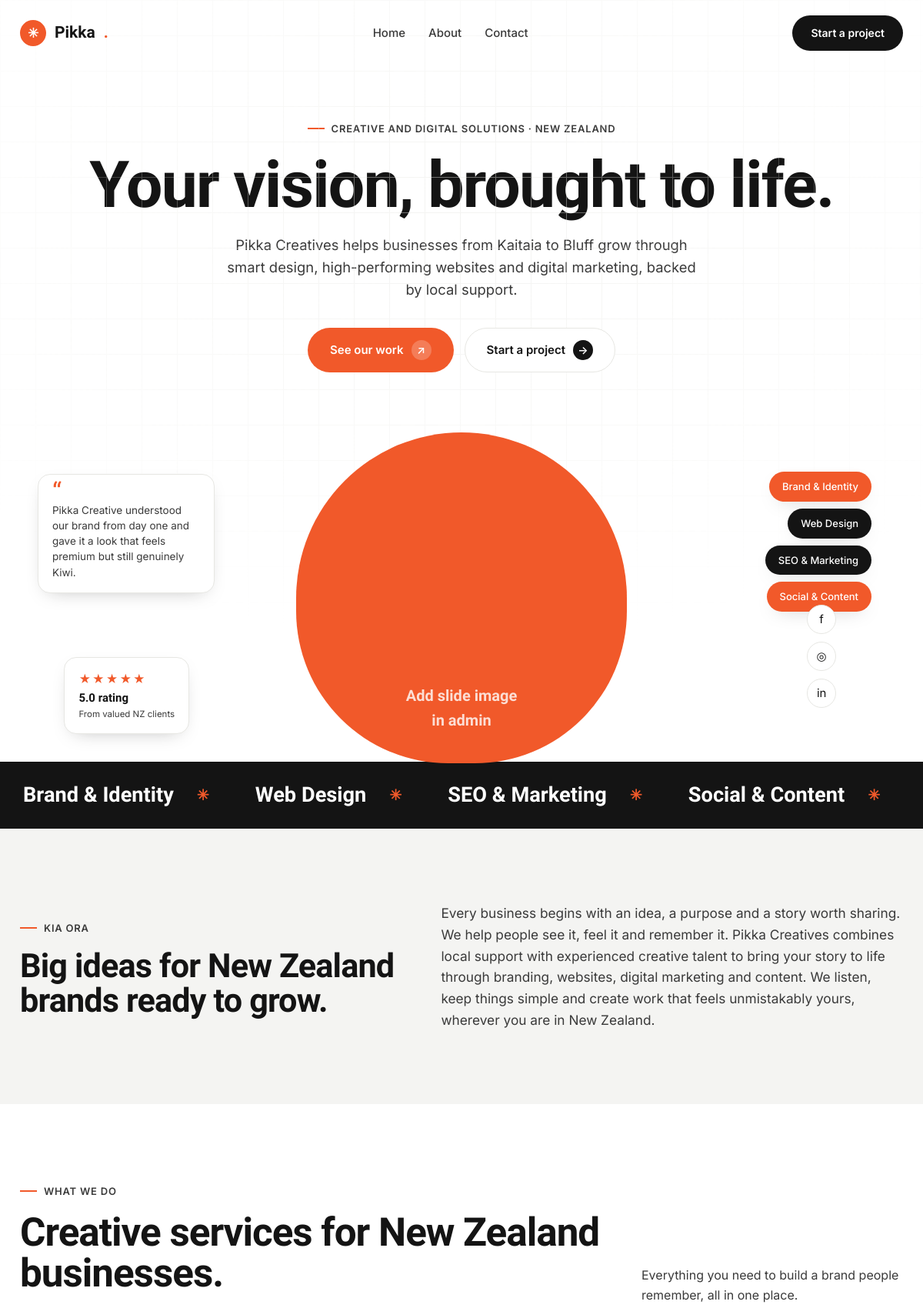
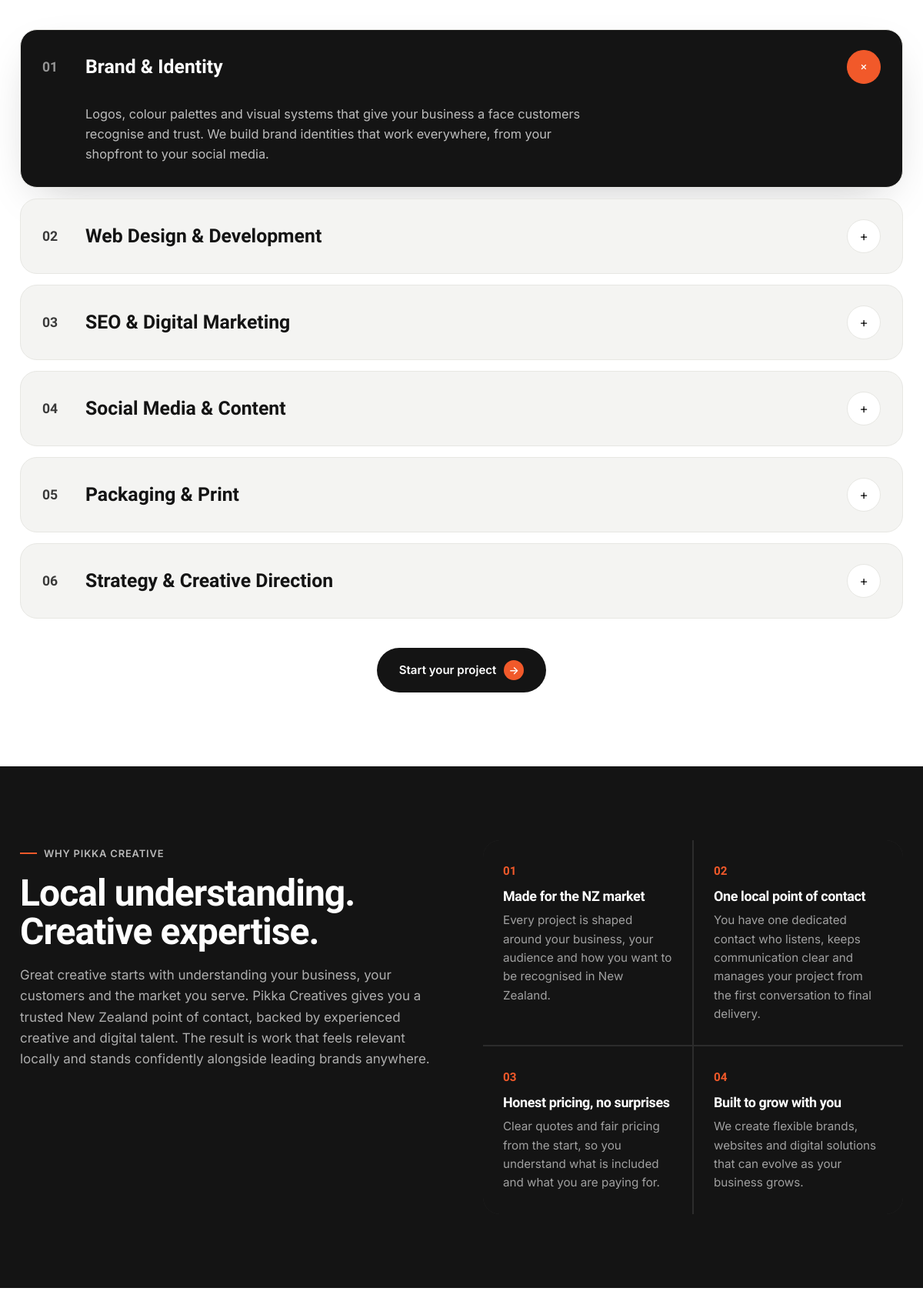
The page / (upper part) on the database its author committed (2 pictures, top to bottom).
### tables this page shows
CREATE TABLE IF NOT EXISTS `hero_slides` (
  `id` INT(11) NOT NULL AUTO_INCREMENT,
  `eyebrow` VARCHAR(160) DEFAULT NULL,
  `headline` VARCHAR(255) DEFAULT NULL,
  `subheadline` TEXT DEFAULT NULL,
  `btn_primary_text` VARCHAR(80) DEFAULT NULL,
  `btn_primary_link` VARCHAR(255) DEFAULT NULL,
  `btn_secondary_text` VARCHAR(80) DEFAULT NULL,
  `image` VARCHAR(255) DEFAULT NULL,
  `sort_order` INT(11) DEFAULT 0,
  PRIMARY KEY (`id`)
);

CREATE TABLE IF NOT EXISTS `services` (
  `id` INT(11) NOT NULL AUTO_INCREMENT,
  `title` VARCHAR(120) NOT NULL,
  `description` TEXT DEFAULT NULL,
  `sort_order` INT(11) DEFAULT 0,
  `is_active` TINYINT(1) DEFAULT 1,
  PRIMARY KEY (`id`)
);

CREATE TABLE IF NOT EXISTS `why_reasons` (
  `id` INT(11) NOT NULL AUTO_INCREMENT,
  `title` VARCHAR(120) NOT NULL,
  `description` TEXT DEFAULT NULL,
  `sort_order` INT(11) DEFAULT 0,
  PRIMARY KEY (`id`)
);

### includes/config.php (called while the page is built, shortened)
<?php
function db() {
    static $conn = null;
    if ($conn === null) {
        $conn = @mysqli_connect(DB_HOST, DB_USER, DB_PASS, DB_NAME);
        mysqli_set_charset($conn, 'utf8mb4');
    }
    return $conn;
}

### index.php (the view, shortened to what this page needs)
<?php require_once __DIR__ . '/includes/functions.php';
$is_admin = maintenance_gate();
$logo   = s('logo_text', 'Pikka');
$hero_img = c('hero_image');
$slides = get_rows('hero_slides');
$marquee  = array_filter(array_map('trim', explode('|', s('marquee_items', ''))));
?>
<!DOCTYPE html>
<html lang="en">
<head>
<link rel="stylesheet" href="assets/css/style.css">
</head>
<body>
<header class="site-header">
  <div class="container nav">
    <a href="#top" class="brand"><?= brand_mark($logo) ?></a>
    <nav class="nav-links">
      <a href="index.php">Home</a>
      <a href="about.php">About</a>
      <a href="contact.php">Contact</a>
    </nav>
    <a href="#" class="nav-cta" data-open-form>Start a project</a>
  </div>
</header>
<section class="hero">
  <div class="hero-grid-bg"></div>
  <div class="container">
    <div class="hero-text-slider">
      <?php foreach ($slides as $i => $sl): ?>
        <div class="hero-text-slide<?= $i === 0 ? ' active' : '' ?>" data-hero-text="<?= $i ?>">
          <span class="eyebrow center"><?= e($sl['eyebrow']) ?></span>
          <h1><?= nl2br(e($sl['headline'])) ?></h1>
          <p class="hero-sub"><?= e($sl['subheadline']) ?></p>
          <div class="hero-actions">
            <a href="<?= e($sl['btn_primary_link'] ?: '#services') ?>" class="btn btn-primary"><?= e($sl['btn_primary_text']) ?> <span class="ico">↗</span></a>
            <a href="#" class="btn btn-outline" data-open-form><?= e($sl['btn_secondary_text']) ?> <span class="ico">→</span></a>
          </div>
        </div>
      <?php endforeach; ?>
    </div>
    <div class="hero-stage">
      <div class="float-card fc-quote">
        <span class="qmark">“</span>
        <p class="q"><?= e(c('hero_quote')) ?></p>
      </div>
      <div class="float-card fc-tags">
        <span class="tag-pill on">Brand & Identity</span>
        <span class="tag-pill">Web Design</span>
        <span class="tag-pill">SEO & Marketing</span>
        <span class="tag-pill on">Social & Content</span>
      </div>
      <?php foreach ($slides as $i => $sl): ?>
        <div class="hero-photo-ring hero-photo-slide<?= $i === 0 ? ' active' : '' ?>" data-hero-photo="<?= $i ?>">
          <?php if (!empty($sl['image'])): ?>
            <img src="<?= e($sl['image']) ?>" alt="Pikka Creatives">
          <?php else: ?>
            <span class="ph">Add slide image<br>in admin</span>
          <?php endif; ?>
        </div>
      <?php endforeach; ?>
      <div class="float-card fc-reviews">
        <div>
          <div class="stars">★★★★★</div>
          <div class="r-stat"><?= e(c('hero_reviews_stat')) ?></div>
          <div class="r-label"><?= e(c('hero_reviews_label')) ?></div>
        </div>
      </div>
      <div class="float-card fc-social">
        <a class="soc" href="#" aria-label="Facebook">f</a>
        <a class="soc" href="#" aria-label="Instagram">◎</a>
        <a class="soc" href="#" aria-label="LinkedIn">in</a>
      </div>
    </div>
  </div>
</section>
<div class="marquee" aria-hidden="true">
  <div class="marquee-track">
    <?php $loop = array_merge($marquee, $marquee);
    foreach ($loop as $m): ?><span class="marquee-item"><?= e($m) ?></span><?php endforeach; ?>
  </div>
</div>
<section class="intro pad" id="intro">
  <div class="container intro-wrap">
    <div>
      <span class="eyebrow"><?= e(c('intro_eyebrow')) ?></span>
      <h2 style="margin-top:16px"><?= e(c('intro_heading')) ?></h2>
    </div>
    <div class="intro-body">
      <?php foreach (paragraphs(c('intro_body')) as $para): ?>
        <p><?= e($para) ?></p>
      <?php endforeach; ?>
    </div>
  </div>
</section>
<section class="pad" id="services">
  <div class="container">
    <div class="svc-top">
      <div class="sec-head">
        <span class="eyebrow"><?= e(c('services_eyebrow')) ?></span>
        <h2><?= e(c('services_heading')) ?></h2>
      </div>
      <p style="max-width:340px;color:var(--ink-2)"><?= e(c('services_intro')) ?></p>
    </div>
    <div class="svc-list">
      <?php $i = 0; foreach (get_rows('services') as $svc): $i++; ?>
        <div class="svc-item">
          <div class="svc-head">
            <span class="svc-num"><?= sprintf('%02d', $i) ?></span>
            <span class="svc-title"><?= e($svc['title']) ?></span>
            <span class="svc-toggle">+</span>
          </div>
          <div class="svc-body"><div class="svc-body-inner"><?= e($svc['description']) ?></div></div>
        </div>
      <?php endforeach; ?>
    </div>
    <div class="svc-cta">
      <a href="#contact" class="btn btn-dark" data-open-form>Start your project <span class="ico">→</span></a>
    </div>
  </div>
</section>
<section class="why pad" id="why">
  <div class="container why-wrap">
    <div class="why-intro">
      <span class="eyebrow"><?= e(c('why_eyebrow')) ?></span>
      <h2 style="margin-top:16px"><?= e(c('why_heading')) ?></h2>
      <p><?= e(c('why_body')) ?></p>
    </div>
    <div class="why-grid">
      <?php $n = 0; foreach (get_rows('why_reasons') as $r): $n++; ?>
        <div class="why-cell">
          <span class="n"><?= sprintf('0%d', $n) ?></span>
          <h4><?= e($r['title']) ?></h4>
          <p><?= e($r['description']) ?></p>
        </div>
      <?php endforeach; ?>
    </div>
  </div>
</section>
<section class="pad" id="process">
</section>
</body>
</html>

### rows shown on the page
hero_slides: eyebrow "CREATIVE AND DIGITAL SOLUTIONS · NEW ZEALAND", headline "Your vision, brought to life.", subheadline "Pikka Creatives helps businesses from Kaitaia to Bluff grow through smart design, high-performing websites and digital marketing, backed by local support.", btn_primary_text "See our work", btn_secondary_text "Start a project", image "Add slide image"
services: title "Brand & Identity", description "Logos, colour palettes and visual systems that give your business a face customers recognise and trust. We build brand identities that work everywhere, from your shopfront to your social media."
services: title "Web Design & Development"
services: title "SEO & Digital Marketing"
services: title "Social Media & Content"
services: title "Packaging & Print"
services: title "Strategy & Creative Direction"
why_reasons: title "Made for the NZ market", description "Every project is shaped around your business, your audience and how you want to be recognised in New Zealand."
why_reasons: title "One local point of contact", description "You have one dedicated contact who listens, keeps communication clear and manages your project from the first conversation to final delivery."
why_reasons: title "Honest pricing, no surprises", description "Clear quotes and fair pricing from the start, so you understand what is included and what you are paying for."
why_reasons: title "Built to grow with you", description "We create flexible brands, websites and digital solutions that can evolve as your business grows."

### other values the page prints
$logoText "Pikka"
c('hero_quote') "Pikka Creative understood our brand from day one and gave it a look that feels premium but still genuinely Kiwi."
c('hero_reviews_stat') "5.0 rating"
c('hero_reviews_label') "From valued NZ clients"
$m "Brand & Identity"
$m "Web Design"
$m "SEO & Marketing"
$m "Social & Content"
c('intro_eyebrow') "KIA ORA"
c('intro_heading') "Big ideas for New Zealand brands ready to grow."
c('services_eyebrow') "WHAT WE DO"
c('services_heading') "Creative services for New Zealand businesses."
c('services_intro') "Everything you need to build a brand people remember, all in one place."
c('why_eyebrow') "WHY PIKKA CREATIVE"
c('why_heading') "Local understanding. Creative expertise."
